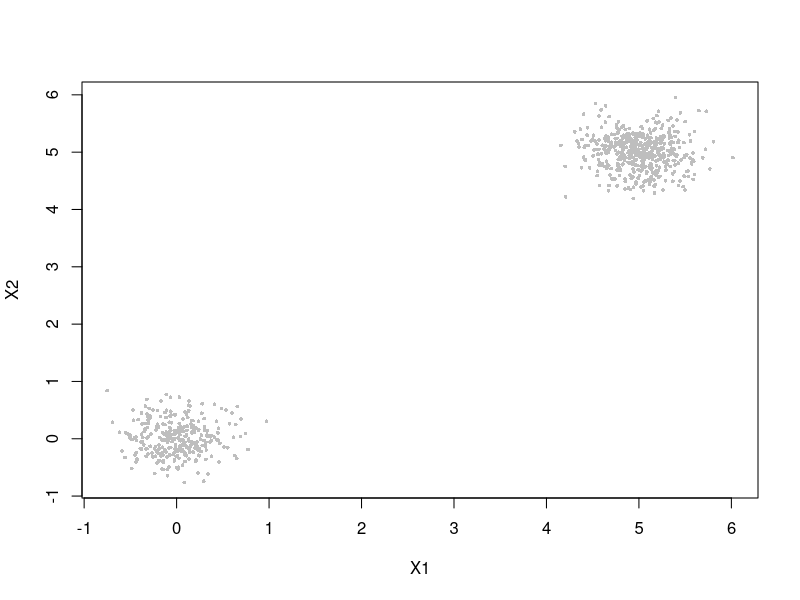

The R source for this figure:
## ---- chunk 1
permute_k_test <- function(data, K.max=10, B=100, alpha=0.05){
  n <- nrow(data)
  # Ensure data is scaled or appropriate for Euclidean distance
  # (I might scale outside before calling this if needed)
  optK <- 1
  prevW <- sum(scale(data, center=TRUE, scale=FALSE)^2)  # WCSS for K=1 (total SS)
  for(K in 2:K.max){
    # Compute real WCSS for K clusters
    kmK <- kmeans(data, centers=K, nstart=10)
    W_K <- kmK$tot.withinss
    # Using prevW for W(K-1) from last iteration (or I could recompute kmeans for K-1 if not stored)
    delta_real <- prevW - W_K
    
    # Permutation samples
    delta_perm <- numeric(B)
    for(b in 1:B){
      data_perm <- data
      # permute each column independently
      for(j in 1:ncol(data_perm)){
        data_perm[,j] <- sample(data_perm[,j])
      }
      # cluster permuted data
      kmK_perm <- kmeans(data_perm, centers=K, nstart=1, iter.max=50)
      kmKm1_perm <- kmeans(data_perm, centers=K-1, nstart=1, iter.max=50)
      W_K_perm <- kmK_perm$tot.withinss
      W_Km1_perm <- kmKm1_perm$tot.withinss
      delta_perm[b] <- W_Km1_perm - W_K_perm
    }
    # p-value: fraction of permuted deltas >= real delta
    p_val <- mean(delta_perm >= delta_real)
    cat("K =", K, ": WCSS =", W_K, ", prev WCSS =", prevW,
        ", Δ =", delta_real, ", p =", p_val, "\n")
    if(p_val < alpha){
      optK <- K
      prevW <- W_K  # update for next iteration
      # continue loop
    } else {
      # not significant improvement, stop
      break
    }
  }
  return(optK)
}

## ---- chunk 2
set.seed(123)
n <- 200
data.sim <- rbind(
  matrix(rnorm(n*2, mean=0, sd=0.3), ncol=2),
  matrix(rnorm(n*2, mean=5, sd=0.3), ncol=2),
  matrix(rnorm(n*2, mean=c(0,5), sd=0.3), ncol=2),
  matrix(rnorm(n*2, mean=c(5,5), sd=0.3), ncol=2)
)
data.sim <- as.data.frame(data.sim)
colnames(data.sim) <- c("X1","X2")
plot(data.sim, col="grey", pch=16, cex=0.5)
## ---- chunk 3
result <- permute_k_test(data.sim, K.max=8, B=50, alpha=0.01)
cat("Chosen K:", result, "\n")
## ---- chunk 4
set.seed(456)
data.unif <- matrix(runif(200*2, 0, 1), ncol=2)
res <- permute_k_test(as.data.frame(data.unif), K.max=5, B=50, alpha=0.05)
# likely res = 1 (no evidence for >1 clusters)
## ---- chunk 5
res_iris <- permute_k_test(as.data.frame(iris[, -5]), K.max=10, B=100, alpha=0.05)
